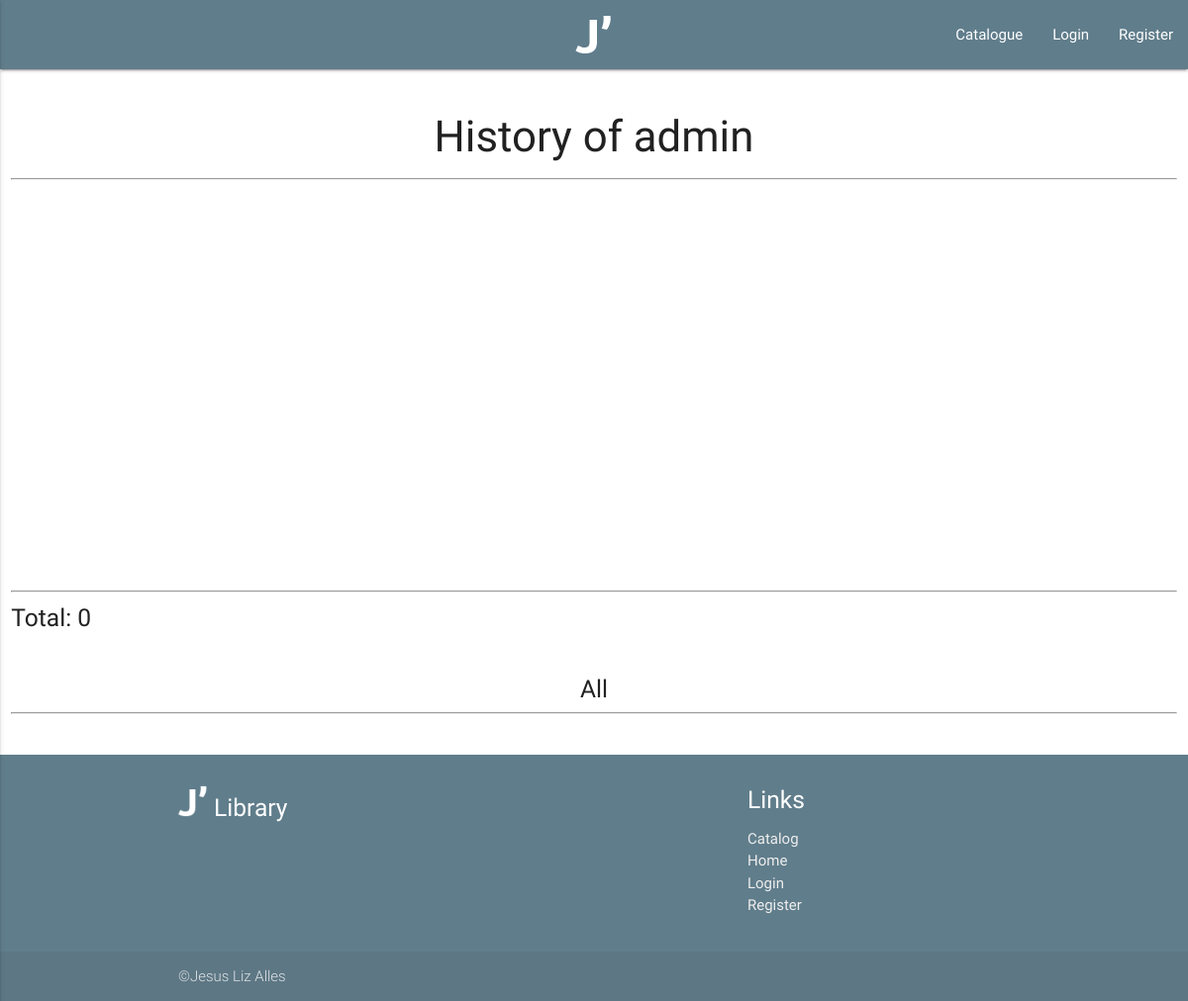
The page /historyUser.php?id=49 on the database as committed earlier.
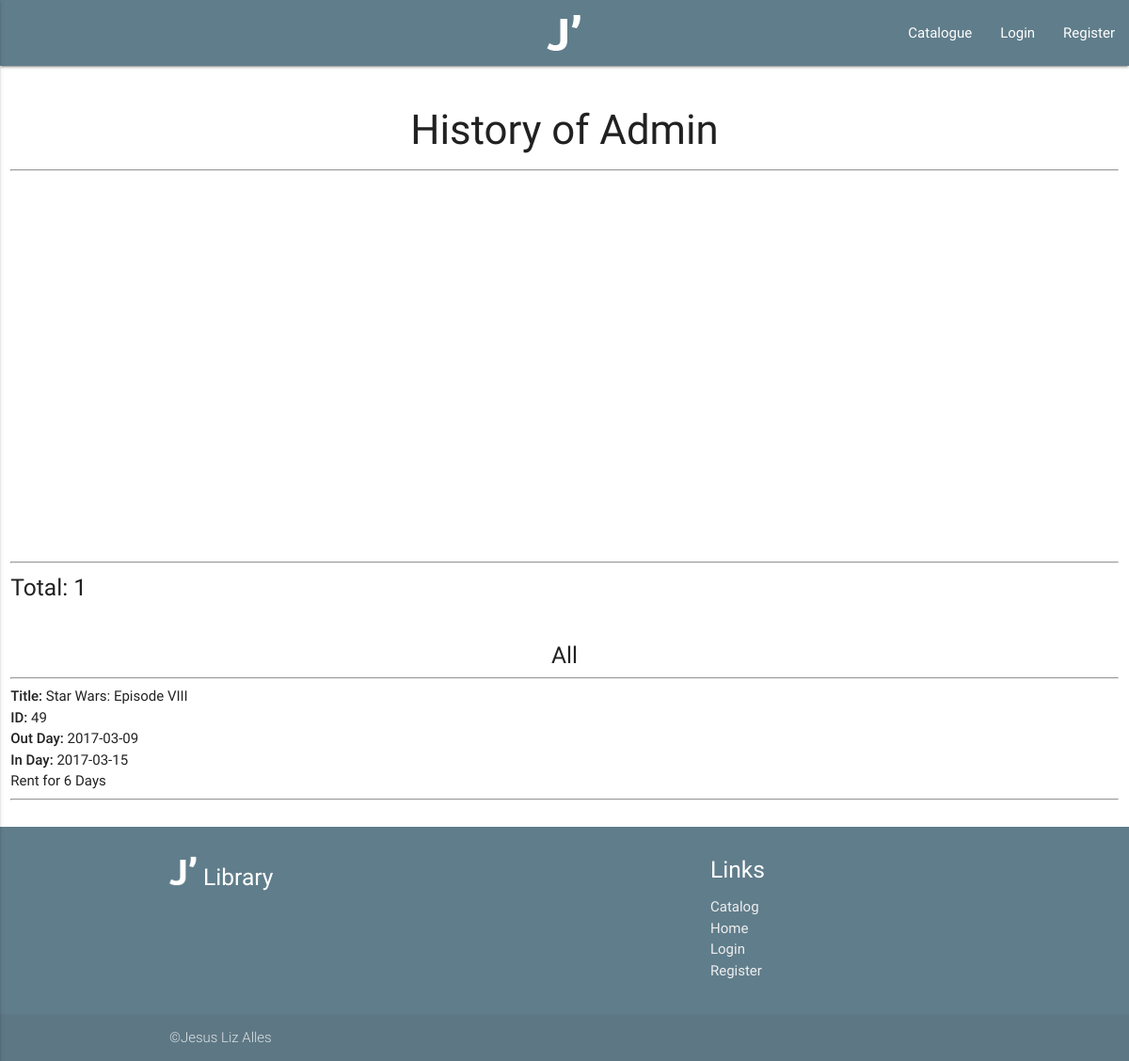
The same page on the database as committed later.
### tables this page shows
CREATE TABLE `user` (
  `id` int(11) NOT NULL,
  `name` varchar(50) NOT NULL,
  `surname` varchar(50) NOT NULL,
  `email` varchar(50) NOT NULL,
  `password` varchar(200) NOT NULL,
  `address` varchar(50) NOT NULL,
  `dni` varchar(50) NOT NULL,
  `usertype` varchar(50) NOT NULL DEFAULT 'peasant'
);

CREATE TABLE `booked` (
  `idBook` int(11) NOT NULL,
  `idUser` int(11) NOT NULL,
  `outDay` date NOT NULL,
  `inDay` date NOT NULL,
  `returned` date NOT NULL
);

CREATE TABLE `items` (
  `id` int(11) NOT NULL,
  `title` varchar(50) NOT NULL,
  `author` varchar(50) NOT NULL,
  `subject` varchar(50) NOT NULL,
  `company` varchar(150) NOT NULL,
  `year` int(11) NOT NULL,
  `editionNumber` int(11) NOT NULL,
  `state` varchar(50) NOT NULL,
  `description` varchar(2000) NOT NULL,
  `value` int(11) NOT NULL,
  `ISBN` int(11) NOT NULL,
  `type` int(11) NOT NULL
);

### classes/db.php (called while the page is built, shortened)
<?php
class DB
{
    function bdConect()
    {
        $servername = "localhost";
        $username = "root";
        $password = "";
        $dbname = "testLlibreria";
        $conn = new mysqli($servername, $username, $password, $dbname);
        return $conn;
    }
    function returnArrayFrombd($sql)
    {
        $array = array();
        $bd = $this->bdConect();
        $result = $bd->query($sql);
        if ($result !== false) {
            while ($row = $result->fetch_assoc()) {
                array_push($array, $row);
            }
        }
        return $array;
    }
    function returnFromBd($sql)
    {
        $bd = $this->bdConect();
        $result = $bd->query($sql);
        if ($result === false) {
            $bd->close();
            return "";
        } else {
            $row = $result->fetch_assoc();
        }
        return $row;
    }
}

### historyUser.php (the view, shortened to what this page needs)
<?php include_once "header.php"; ?>
<?php
$sql = "SELECT * from USER WHERE id = " . $_GET["id"];
$reservations = "SELECT * FROM booked inner join items INNER join user where idBook = items.id and idUser = user.id and idUser = " . $_GET["id"];
$db = new DB();
$info = $db->returnFromBd($sql);
$res = $db->returnArrayFrombd($reservations);
?>
<body>
<br/>
<div class="containter alturaMinima">
    <div class="row">
        <div class="col s12 center">
            <h3>History of <?php echo $info["name"] ?></h3>
            <hr/>
            <div id="userStat" style="height: 400px;"></div>
        </div>
        <div class="col s12">
            <hr/>
            <h5>Total: <?php echo count($res); ?></h5>
        </div>
        <div class="col m12 s12 ">
            <br/>
            <h5 class="center">All</h5>
            <hr/>
            <?php
                foreach ($res as $value){
                    $time = strtotime($value["outDay"]);
                    $time2 = strtotime($value["inDay"]);
                    $date1 = date("Y-m-d",$time);
                    $date2 = date("Y-m-d",$time2);
                    $datet = new DateTime($date1);
                    $datet2 = new DateTime($date2);
                    echo "<strong>Title: </strong>" . $value["title"];
                    echo "<br/>";
                    echo "<strong>ID: </strong>" . $value["id"];
                    echo "<br/>";
                    echo "<strong>Out Day: </strong>" . $value["outDay"];
                    echo "<br/>";
                    echo "<strong>In Day: </strong>" . $value["inDay"];
                    echo "<br/>";
                    echo $datet->diff($datet2)->format('Rent for %a Days');
                    echo "<hr/>";
                }
            ?>
        </div>
    </div>
</div>
</body>
<?php include_once "footer.php"; ?>
</html>

### header.php (shortened to what this page needs)
<!DOCTYPE html>
<html>
<head>
    <link type="text/css" rel="stylesheet" href="css/materialize.css"  media="screen,projection"/>
</head>
<header>
<nav>
    <div class="nav-wrapper blue-grey">
        <a href="index.php" class="brand-logo center"><img src="img/logoWhite.png" style="margin-top: 10px"></a>
        <ul class="right hide-on-med-and-down">
            <li><a href="catalog.php">Catalogue</a></li>
            <?php
                if(isset($_SESSION["user_id"])) {
                    if($_SESSION["user_id"] instanceof admin) {
                        echo "<li><a href='adminSite.php'>Admin Site</a></li>";
                    }
                    if($_SESSION["user_id"] instanceof librarian) {
                        echo "<li><a href='librarianSite.php'>Librarian Site</a></li>";
                    }
                    echo "<li><a href='booked.php'>Booked Items</a></li>";
                    echo "<li><a href='close.php'>Close session</a></li>";
                }else{
                    echo "<li><a href='login.php'>Login</a></li>";
                    echo "<li><a href='register.php'>Register</a></li>";
                }
            ?>
        </ul>
    </div>
</nav>
    </header>

### footer.php (shortened to what this page needs)
<footer class="page-footer blue-grey">
    <div class="container">
        <div class="row">
            <div class="col l6 s12">
                <h5 class="white-text"><a href="index.php" class="brand-logo center"><img src="img/logoWhite.png" style="height: 40px; margin: -5px;"></a> Library </h5>
            </div>
            <div class="col l4 offset-l2 s12">
                <h5 class="white-text">Links</h5>
                <ul>
                    <li><a class="grey-text text-lighten-3" href="catalog.php">Catalog</a></li>
                    <li><a class="grey-text text-lighten-3" href="index.php">Home</a></li>
                    <?php
                    if (isset($_SESSION["user_id"])) {
                        echo "<li><a class='grey-text text-lighten-3' href='close.php'>Close session</a></li>";
                    } else {
                        echo "<li><a class='grey-text text-lighten-3' href='loginModel.php'>Login</a></li>";
                        echo "<li><a class='grey-text text-lighten-3' href='register.php'>Register</a></li>";
                    }
                    ?>
                </ul>
            </div>
        </div>
    </div>
    <div class="footer-copyright ">
        <div class="container">
            ©Jesus Liz Alles
        </div>
    </div>
</footer>

Rows that differ between the two databases and show on the page:
changed user: name "admin" → "Admin"
added booked: items.title "Star Wars: Episode VIII", idUser "49", outDay "2017-03-09", inDay "2017-03-15", $datet->diff($datet2)->format('Rent for %a Days') "Rent for 6 Days"
Other text that changed with them:
count($res): "0" → "1"
